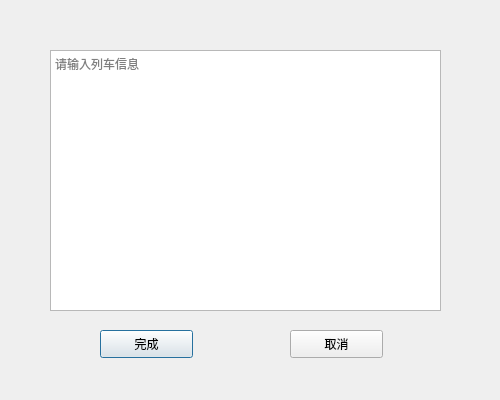
<?xml version="1.0" encoding="UTF-8"?>
<ui version="4.0">
 <class>AddTrainDialog</class>
 <widget class="QDialog" name="AddTrainDialog">
  <property name="geometry">
   <rect>
    <x>0</x>
    <y>0</y>
    <width>500</width>
    <height>400</height>
   </rect>
  </property>
  <property name="minimumSize">
   <size>
    <width>500</width>
    <height>400</height>
   </size>
  </property>
  <property name="maximumSize">
   <size>
    <width>500</width>
    <height>400</height>
   </size>
  </property>
  <property name="windowTitle">
   <string>添加列车</string>
  </property>
  <widget class="QTextEdit" name="textEdit">
   <property name="geometry">
    <rect>
     <x>50</x>
     <y>50</y>
     <width>391</width>
     <height>261</height>
    </rect>
   </property>
   <property name="placeholderText">
    <string>请输入列车信息</string>
   </property>
  </widget>
  <widget class="QPushButton" name="pushButton">
   <property name="geometry">
    <rect>
     <x>100</x>
     <y>330</y>
     <width>93</width>
     <height>28</height>
    </rect>
   </property>
   <property name="text">
    <string>完成</string>
   </property>
  </widget>
  <widget class="QPushButton" name="pushButton_2">
   <property name="geometry">
    <rect>
     <x>290</x>
     <y>330</y>
     <width>93</width>
     <height>28</height>
    </rect>
   </property>
   <property name="text">
    <string>取消</string>
   </property>
  </widget>
 </widget>
 <resources/>
 <connections>
  <connection>
   <sender>pushButton_2</sender>
   <signal>clicked()</signal>
   <receiver>AddTrainDialog</receiver>
   <slot>accept()</slot>
   <hints>
    <hint type="sourcelabel">
     <x>342</x>
     <y>339</y>
    </hint>
    <hint type="destinationlabel">
     <x>433</x>
     <y>347</y>
    </hint>
   </hints>
  </connection>
 </connections>
</ui>
